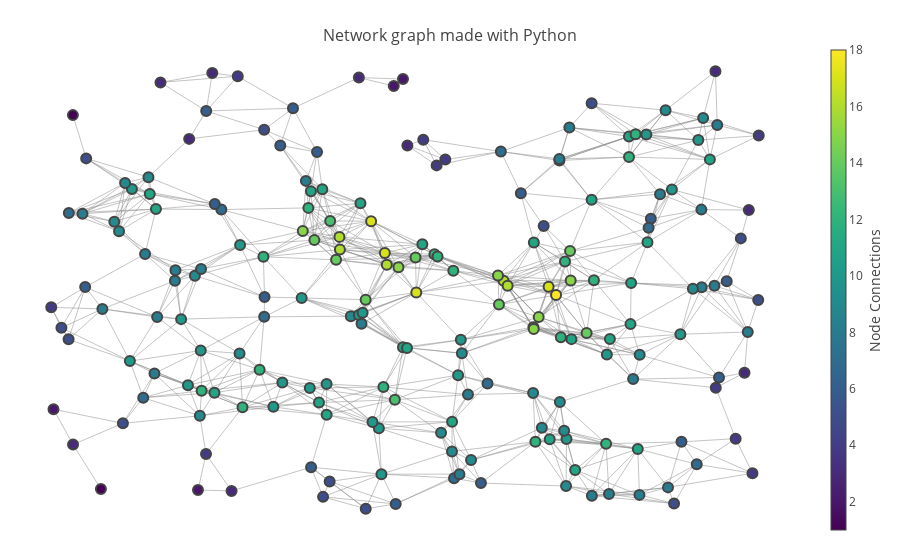

Notebook cell for this chart:
### Code cell
import plotly.plotly as py
import plotly.graph_objs as go
from plotly.offline import download_plotlyjs, init_notebook_mode, plot, iplot

import networkx as nx

init_notebook_mode(connected=True)

G=nx.random_geometric_graph(200,0.125)
pos=nx.get_node_attributes(G,'pos')

dmin=1
ncenter=0
for n in pos:
    x,y=pos[n]
    d=(x-0.5)**2+(y-0.5)**2
    if d<dmin:
        ncenter=n
        dmin=d

p=nx.single_source_shortest_path_length(G,ncenter)

edge_trace = go.Scatter(
    x=[],
    y=[],
    line=dict(width=0.5,color='#888'),
    hoverinfo='none',
    mode='lines')

for edge in G.edges():
    x0, y0 = G.node[edge[0]]['pos']
    x1, y1 = G.node[edge[1]]['pos']
    edge_trace['x'] += tuple([x0, x1, None])
    edge_trace['y'] += tuple([y0, y1, None])

node_trace = go.Scatter(
    x=[],
    y=[],
    text=[],
    mode='markers',
    hoverinfo='text',
    marker=dict(
        showscale=True,
        colorscale='Viridis',
        reversescale=False,
        color=[],
        size=10,
        colorbar=dict(
            thickness=15,
            title='Node Connections',
            xanchor='left',
            titleside='right'
        ),
        line=dict(width=2)))

for node in G.nodes():
    x, y = G.node[node]['pos']
    node_trace['x'] += tuple([x])
    node_trace['y'] += tuple([y])

for node, adjacencies in enumerate(G.adjacency()):
    node_trace['marker']['color']+=tuple([len(adjacencies[1])])
    node_info = '# of connections: '+str(len(adjacencies[1]))
    node_trace['text']+=tuple([node_info])
	
fig = go.Figure(data=[edge_trace, node_trace],
             layout=go.Layout(
                title='<br>Network graph made with Python',
                titlefont=dict(size=16),
                showlegend=False,
                hovermode='closest',
                margin=dict(b=20,l=5,r=5,t=40),
                xaxis=dict(showgrid=False, zeroline=False, showticklabels=False),
                yaxis=dict(showgrid=False, zeroline=False, showticklabels=False)))

iplot(fig)

### Figure 1 — Plotly figure (JSON) as saved in the notebook; plotly's stock layout.template omitted (floating-point values rounded to 4 significant figures; data arrays with more than 128 entries replaced by an {"elided": "..."} marker saying what was removed)
{"data": [{"hoverinfo": "none", "line": {"color": "#888", "width": 0.5}, "mode": "lines", "type": "scatter", "x": {"elided": "2679 float values"}, "y": {"elided": "2679 float values"}}, {"hoverinfo": "text", "marker": {"color": {"elided": "200 int values"}, "colorbar": {"thickness": 15, "title": "Node Connections", "titleside": "right", "xanchor": "left"}, "colorscale": "Viridis", "line": {"width": 2}, "reversescale": false, "showscale": true, "size": 10}, "mode": "markers", "text": {"elided": "200 str values"}, "type": "scatter", "x": {"elided": "200 float values"}, "y": {"elided": "200 float values"}}], "layout": {"hovermode": "closest", "margin": {"b": 20, "l": 5, "r": 5, "t": 40}, "showlegend": false, "title": "<br>Network graph made with Python", "titlefont": {"size": 16}, "xaxis": {"showgrid": false, "showticklabels": false, "zeroline": false}, "yaxis": {"showgrid": false, "showticklabels": false, "zeroline": false}}}
